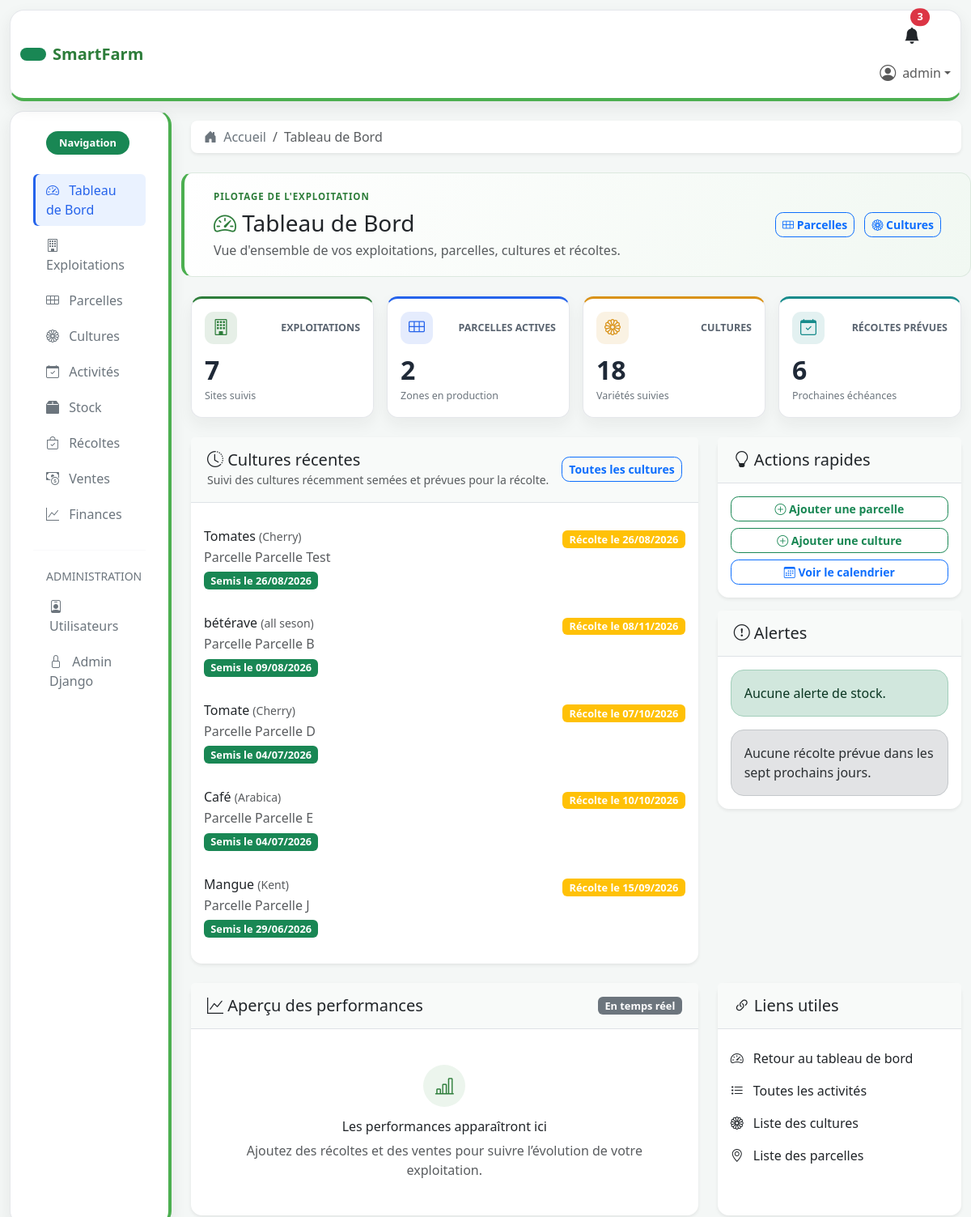
Before: /dashboard/ (signed in, upper part) with the older database file.
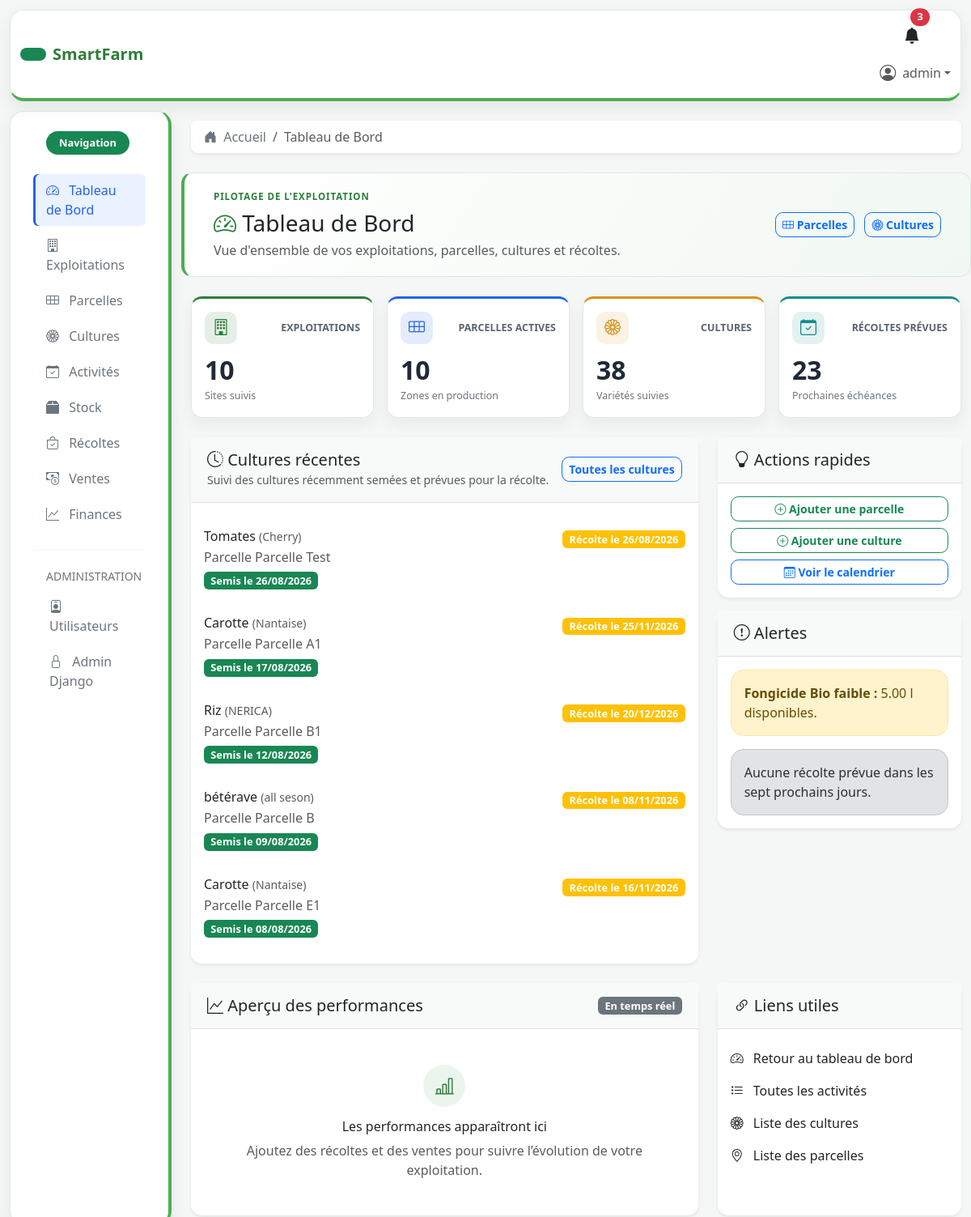
After: the same page with the newer database file.
### cultures/models.py (models this page shows, shortened)
class Culture(models.Model):
    STATUT_CHOICES = [
        ('en_croissance', 'En croissance'),
        ('mature', 'Mature'),
        ('recolte', 'Récolte'),
        ('terminee', 'Terminée'),
    ]
    nom = models.CharField(
        max_length=150,
        help_text="Nom de la culture"
    )
    variete = models.CharField(
        max_length=150,
        help_text="Variété de la culture"
    )
    parcelle = models.ForeignKey(
        Parcelle,
        on_delete=models.CASCADE,
        related_name='cultures',
        help_text="Parcelle associée à la culture"
    )
    date_semis = models.DateField(
        help_text="Date de semis ou de plantation"
    )
    date_prevision_recolte = models.DateField(
        help_text="Date prévue de récolte"
    )
    rendement_attendu = models.DecimalField(
        max_digits=7,
        decimal_places=2,
        null=True,
        blank=True,
        help_text="Rendement attendu en kg/m²"
    )
    statut = models.CharField(
        max_length=20,
        choices=STATUT_CHOICES,
        default='en_croissance',
        help_text="Statut actuel de la culture"
    )
    notes = models.TextField(
        blank=True,
        help_text="Notes supplémentaires sur la culture"
    )
    date_creation = models.DateTimeField(
        auto_now_add=True,
        help_text="Date de création de l'enregistrement"
    )
    date_modification = models.DateTimeField(
        auto_now=True,
        help_text="Date de dernière modification de l'enregistrement"
    )
    class Meta:
        ordering = ['-date_semis']
        verbose_name = 'Culture'
        verbose_name_plural = 'Cultures'
        db_table = 'cultures_culture'

### parcelles/models.py (models this page shows, shortened)
class Parcelle(models.Model):
    STATUT_CHOICES = [
        ('actif', 'Actif'),
        ('en_preparation', 'En préparation'),
        ('reposante', 'Reposante'),
        ('suspendu', 'Suspendu'),
    ]
    TYPE_SOL_CHOICES = [
        ('argileux', 'Argileux'),
        ('sableux', 'Sableux'),
        ('limoneux', 'Limoneux'),
        ('calcaire', 'Calcaire'),
        ('organique', 'Organique'),
        ('mixte', 'Mixte'),
    ]
    nom = models.CharField(
        max_length=100,
        help_text="Nom ou identifiant de la parcelle"
    )
    code = models.CharField(
        max_length=50,
        unique=True,
        help_text="Code unique de la parcelle"
    )
    superficie = models.DecimalField(
        max_digits=10,
        decimal_places=2,
        help_text="Superficie en m² ou hectares"
    )
    type_sol = models.CharField(
        max_length=50,
        choices=TYPE_SOL_CHOICES,
        default='mixte',
        help_text="Type de sol de la parcelle"
    )
    irrigation = models.BooleanField(
    default=False,
    help_text="Indique si la parcelle dispose d'un système d'irrigation"
    )
    latitude = models.DecimalField(
        max_digits=9,
        decimal_places=6,
        null=True,
        blank=True,
        help_text="Latitude GPS"
    )
    longitude = models.DecimalField(
        max_digits=9,
        decimal_places=6,
        null=True,
        blank=True,
        help_text="Longitude GPS"
    )
    description = models.TextField(
        blank=True,
        help_text="Description détaillée de la parcelle"
    )
    statut = models.CharField(
        max_length=20,
        choices=STATUT_CHOICES,
        default='actif',
        help_text="Statut actuel de la parcelle"
    )
    exploitation = models.ForeignKey(
        Exploitation,
        on_delete=models.CASCADE,
        related_name='parcelles',
        help_text="Exploitation à laquelle appartient cette parcelle"
    )
    photo = models.ImageField(
    upload_to='parcelles/',
    blank=True,
    null=True,
    help_text="Photo de la parcelle"
    )
    date_creation = models.DateTimeField(
        auto_now_add=True,
        help_text="Date et heure de création de la parcelle"
    )
    date_modification = models.DateTimeField(
        auto_now=True,
        help_text="Date et heure de dernière modification"
    )
    class Meta:
        ordering = ['nom']
        verbose_name = 'Parcelle'
        verbose_name_plural = 'Parcelles'
        db_table = 'parcelles_parcelle'

### stock/models.py (models this page shows, shortened)
class Intrant(models.Model):
    UNITE_CHOICES = [
        ('kg', 'Kilogramme'),
        ('g', 'Gramme'),
        ('l', 'Litre'),
        ('unite', 'Unité'),
        ('m2', 'Mètres carrés'),
        ('m3', 'Mètres cubes'),
    ]
    nom = models.CharField(max_length=150, help_text="Nom de l'intrant")
    description = models.TextField(blank=True, help_text="Description de l'intrant")
    quantite = models.DecimalField(max_digits=10, decimal_places=2, default=0, help_text="Quantité disponible")
    unite = models.CharField(max_length=10, choices=UNITE_CHOICES, default='kg', help_text="Unité de mesure")
    seuil_alerte = models.DecimalField(max_digits=10, decimal_places=2, null=True, blank=True, help_text="Seuil de stock bas")
    date_creation = models.DateTimeField(auto_now_add=True, help_text="Date de création")
    date_modification = models.DateTimeField(auto_now=True, help_text="Date de dernière modification")
    class Meta:
        verbose_name = 'Intrant'
        verbose_name_plural = 'Intrants'
        ordering = ['nom']

### dashboard/views.py (the view)
# urls.py: path('', views.accueil, name='accueil'),
@login_required
def accueil(request):
    total_exploitations = Exploitation.objects.count()
    total_parcelles_actives = Parcelle.objects.filter(statut='actif').count()
    total_cultures = Culture.objects.count()
    total_recoltes_prevues = Culture.objects.filter(date_prevision_recolte__gte=date.today()).count()
    recent_cultures = Culture.objects.select_related('parcelle').order_by('-date_semis')[:5]
    stock_alertes = Intrant.objects.filter(
        seuil_alerte__isnull=False,
        quantite__lte=F('seuil_alerte'),
    ).order_by('quantite')[:5]
    recoltes_proches = Culture.objects.filter(
        date_prevision_recolte__gte=date.today(),
        date_prevision_recolte__lte=date.today() + timedelta(days=7),
    ).order_by('date_prevision_recolte')[:5]
    context = {
        'total_exploitations': total_exploitations,
        'total_parcelles_actives': total_parcelles_actives,
        'total_cultures': total_cultures,
        'total_recoltes_prevues': total_recoltes_prevues,
        'recent_cultures': recent_cultures,
        'stock_alertes': stock_alertes,
        'recoltes_proches': recoltes_proches,
    }
    return render(request, 'dashboard/accueil.html', context)

### templates/dashboard/accueil.html (shortened to what the changed rows need)
{% extends 'base.html' %}
{% load static %}
{% block content %}
<div class="dashboard-header row align-items-center mb-4">
    <div class="col-md-8">
        <h1 class="h3 mb-1">
            <i class="bi bi-speedometer2 text-success"></i> Tableau de Bord
        </h1>
    </div>
</div>
<div class="row g-3 mb-4" id="statistiques">
    <div class="col-sm-6 col-xl-3">
        <div class="card stat-card stat-card-green h-100">
            <div class="card-body">
                <div class="stat-card-top">
                    <span class="stat-icon"><i class="bi bi-building"></i></span>
                    <span class="stat-label">Exploitations</span>
                </div>
                <div class="stat-value">{{ total_exploitations }}</div>
                <div class="stat-caption">Sites suivis</div>
            </div>
        </div>
    </div>
    <div class="col-sm-6 col-xl-3">
        <div class="card stat-card stat-card-blue h-100">
            <div class="card-body">
                <div class="stat-card-top">
                    <span class="stat-icon"><i class="bi bi-grid-3x2"></i></span>
                    <span class="stat-label">Parcelles actives</span>
                </div>
                <div class="stat-value">{{ total_parcelles_actives }}</div>
                <div class="stat-caption">Zones en production</div>
            </div>
        </div>
    </div>
    <div class="col-sm-6 col-xl-3">
        <div class="card stat-card stat-card-gold h-100">
            <div class="card-body">
                <div class="stat-card-top">
                    <span class="stat-icon"><i class="bi bi-flower1"></i></span>
                    <span class="stat-label">Cultures</span>
                </div>
                <div class="stat-value">{{ total_cultures }}</div>
                <div class="stat-caption">Variétés suivies</div>
            </div>
        </div>
    </div>
    <div class="col-sm-6 col-xl-3">
        <div class="card stat-card stat-card-teal h-100">
            <div class="card-body">
                <div class="stat-card-top">
                    <span class="stat-icon"><i class="bi bi-calendar-check"></i></span>
                    <span class="stat-label">Récoltes prévues</span>
                </div>
                <div class="stat-value">{{ total_recoltes_prevues }}</div>
                <div class="stat-caption">Prochaines échéances</div>
            </div>
        </div>
    </div>
</div>
<div class="row g-4 mb-4" id="activites">
    <div class="col-lg-8">
        <div class="card dashboard-card shadow-sm">
            <div class="card-body">
                {% if recent_cultures %}
                    <div class="list-group list-group-flush">
                        {% for culture in recent_cultures %}
                        <div class="list-group-item d-flex justify-content-between align-items-start py-3 px-0 border-0">
                            <div>
                                <h6 class="mb-1">{{ culture.nom }} <small class="text-muted">({{ culture.variete }})</small></h6>
                                <p class="mb-1 text-muted">Parcelle {{ culture.parcelle.nom }}</p>
                                <span class="badge bg-success">Semis le {{ culture.date_semis|date:'d/m/Y' }}</span>
                            </div>
                            <div class="text-end">
                                <span class="badge bg-warning">Récolte le {{ culture.date_prevision_recolte|date:'d/m/Y' }}</span>
                            </div>
                        </div>
                        {% endfor %}
                    </div>
                {% else %}
                    <div class="text-center py-5 text-muted">
                        <i class="bi bi-clock-history fs-2 mb-3"></i>
                        <p class="mb-0">Aucune culture récente à afficher.</p>
                    </div>
                {% endif %}
            </div>
        </div>
    </div>
    <div class="col-lg-4">
        <div class="card dashboard-card shadow-sm mt-3">
            <div class="card-body">
                {% for intrant in stock_alertes %}
                <div class="alert alert-warning mb-3" role="alert">
                    <strong>{{ intrant.nom }} faible :</strong> {{ intrant.quantite }} {{ intrant.unite }} disponibles.
                </div>
                {% empty %}
                <div class="alert alert-success mb-3" role="alert">Aucune alerte de stock.</div>
                {% endfor %}
                {% for culture in recoltes_proches %}
                <div class="alert alert-info mb-3" role="alert">
                    <strong>Récolte proche :</strong> {{ culture.nom }} le {{ culture.date_prevision_recolte|date:'d/m/Y' }}.
                </div>
                {% empty %}
                <div class="alert alert-secondary mb-0" role="alert">Aucune récolte prévue dans les sept prochains jours.</div>
                {% endfor %}
            </div>
        </div>
    </div>
</div>
{% endblock %}

Changed rows visible on the page:
no longer on this page (row unchanged): Culture: nom "Tomate", variete "Cherry", parcelle.nom "Parcelle D", date_semis "04/07/2026", date_prevision_recolte "07/10/2026"
no longer on this page (row unchanged): Culture: nom "Café", variete "Arabica", parcelle.nom "Parcelle E", date_semis "04/07/2026", date_prevision_recolte "10/10/2026"
no longer on this page (row unchanged): Culture: nom "Mangue", variete "Kent", parcelle.nom "Parcelle J", date_semis "29/06/2026", date_prevision_recolte "15/09/2026"
added Culture: nom "Carotte", variete "Nantaise", parcelle.nom "Parcelle A1", date_semis "17/08/2026", date_prevision_recolte "25/11/2026"
added Culture: nom "Riz", variete "NERICA", parcelle.nom "Parcelle B1", date_semis "12/08/2026", date_prevision_recolte "20/12/2026"
added Culture: nom "Carotte", variete "Nantaise", parcelle.nom "Parcelle E1", date_semis "08/08/2026", date_prevision_recolte "16/11/2026"
added Intrant: nom "Fongicide Bio", quantite "5.00", unite "l"
Other visible differences:
{{ total_exploitations }}: "7" → "10"
{{ total_parcelles_actives }}: "2" → "10"
{{ total_cultures }}: "18" → "38"
{{ total_recoltes_prevues }}: "6" → "23"
text no longer shown: "Aucune alerte de stock."
